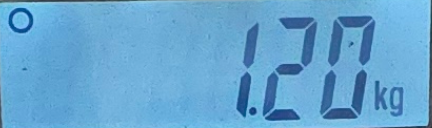
#> input picture scale_display.png, 432 x 128 px; its folder holds only this picture in this run
$ python -i template_matching.py   (imports and definitions only)
#> lines starting #> are read from the running program, lines starting #| are printed output that depends on the picture; after the words box and inside, x2 and y2 are one past the last pixel; in counts of white or black regions, pixels touching at a corner belong together
# TODO try to find the scale and then do the comparision
import cv2
import os

#TEMPLATE_DIR = './scale_digit_templates/'
templates = {}

validation = \
[0.28,
0.46,
0.46,
0.74,
0.58,
0.78,
0.22,
0.44,
0.18,
2.66,
1.06,
4.72,
0.66,
1.18,
1.20,
1.28,
0.92,
2.50,
0.72,
0.42,
0.62,
0.48]

validation_counter = 0


# [7 lines left out: function load_templates, not called in this run]


def find_display_roi(gray_img):
    """Automatically detect ROI containing 7-segment digits."""
    blurred = cv2.GaussianBlur(gray_img, (5, 5), 0)
    _, thresh = cv2.threshold(blurred, 0, 255, cv2.THRESH_BINARY_INV + cv2.THRESH_OTSU)

    contours, _ = cv2.findContours(thresh, cv2.RETR_EXTERNAL, cv2.CHAIN_APPROX_SIMPLE)

    digit_regions = []

    for cnt in contours:
        x, y, w, h = cv2.boundingRect(cnt)
        aspect_ratio = w / float(h)

        if 20 < w < 150 and 50 < h < 200 and 0.2 < aspect_ratio < 1.2:
            digit_regions.append((x, y, w, h))

    if not digit_regions:
        print("⚠️ No digit-like regions found.")
        return None

    x_vals = [x for x, _, _, _ in digit_regions]
    y_vals = [y for _, y, _, _ in digit_regions]
    x_ends = [x + w for x, _, w, _ in digit_regions]
    y_ends = [y + h for _, y, _, h in digit_regions]

    x_min = min(x_vals)
    y_min = min(y_vals)
    x_max = max(x_ends)
    y_max = max(y_ends)

    return (x_min - 10, y_min - 10, x_max - x_min + 20, y_max - y_min + 20)


# [150 lines left out: functions get_image_files_from_directory, find_scale_display, compare_diplay_to_templates, template_matching, not called in this run]

>>> import cv2
>>> picture = cv2.imread('scale_display.png', cv2.IMREAD_GRAYSCALE)
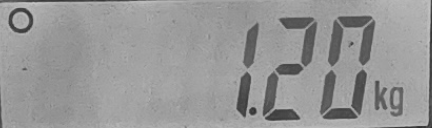
#> picture: shape (128, 432); min 43, max 196, mean 151.3
>>> result = find_display_roi(picture)
#> in find_display_roi, `_, thresh = cv2.threshold(blurred, 0, 255, cv2.THRESH_BINARY_INV + cv2..`:
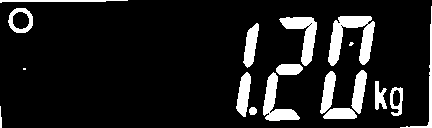
#> thresh: shape (128, 432); 11.4% white; 18 white regions (2 under 20 px)
#> in find_display_roi, `contours, _ = cv2.findContours(thresh, cv2.RETR_EXTERNAL, cv2.CHAIN_AP..`: contours = 18 contours, 3 with area under 20; largest, box (x1, y1, x2, y2) and area: (328, 16, 375, 66) 1056, (279, 17, 317, 66) 692, (263, 72, 300, 121) 636, (8, 8, 33, 33) 470, (236, 72, 251, 117) 380
#> the loop in find_display_roi, `for cnt in contours:` made 18 passes
#> (x, y, w, h, aspect_ratio) on passes 1, 2, 3, 4, 5, 6, 7, 8, 9, 11, 12, 13: (323, 108, 34, 11, 3.09), (249, 107, 8, 8, 1), (0, 106, 2, 22, 0.0909), (390, 87, 13, 29, 0.448), (375, 81, 12, 29, 0.414), (263, 72, 37, 49, 0.755), (236, 72, 15, 45, 0.333), (320, 71, 16, 43, 0.372), (351, 70, 16, 44, 0.364), (276, 64, 27, 11, 2.45), (349, 42, 5, 4, 1.25), (243, 23, 16, 45, 0.356)
#> (cnt, x, y, w, h, aspect_ratio) on pass 10: ([[23, 68], [23, 69], [25, 69], [25, 68]], 23, 68, 3, 2, 1.5)
#> after the loop in find_display_roi, `for cnt in contours:`: digit_regions = [(400, 6, 32, 122)]
#> in find_display_roi, `x_vals = [x for x, _, _, _ in digit_regions]`: x_vals = [400]
#> in find_display_roi, `y_vals = [y for _, y, _, _ in digit_regions]`: y_vals = [6]
#> in find_display_roi, `x_ends = [x + w for x, _, w, _ in digit_regions]`: x_ends = [432]
#> in find_display_roi, `y_ends = [y + h for _, y, _, h in digit_regions]`: y_ends = [128]
#> in find_display_roi, `x_min = min(x_vals)`: x_min = 400
#> in find_display_roi, `y_min = min(y_vals)`: y_min = 6
#> in find_display_roi, `x_max = max(x_ends)`: x_max = 432
#> in find_display_roi, `y_max = max(y_ends)`: y_max = 128
#> result = (390, -4, 52, 142)
